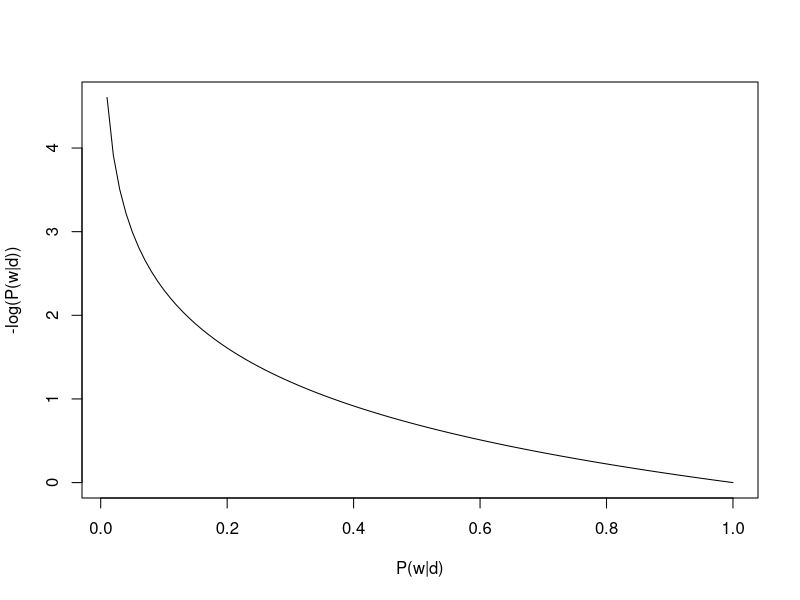
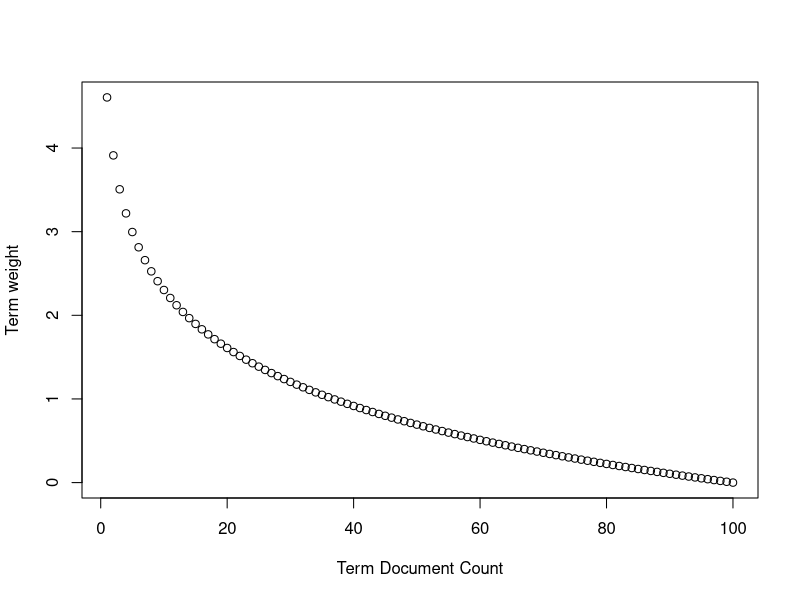
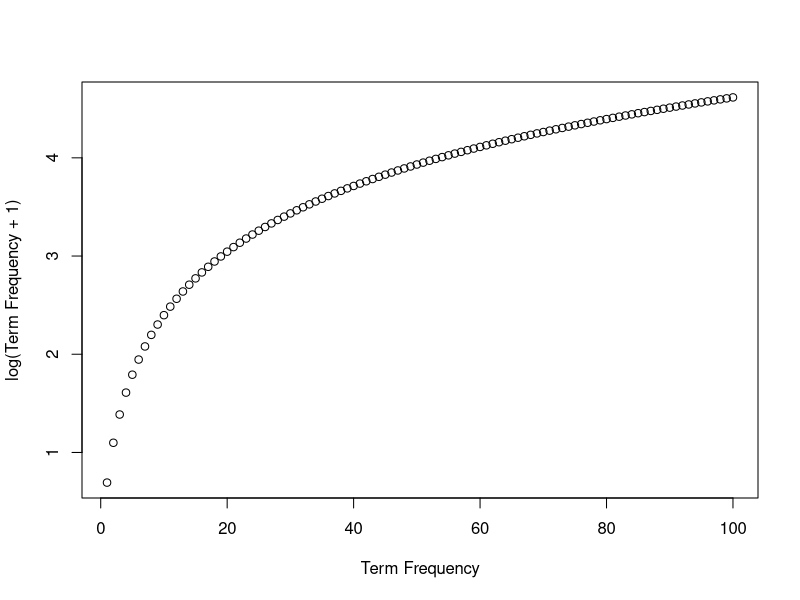

The R script that drew these images, in order:
## ---- chunk 1
x = (1:100)/100
plot(x, -log(x), xlab="P(w|d)", ylab="-log(P(w|d))", type="l")
## ---- chunk 2
plot(1:100, log(100/(1:100)), ylab="Term weight", xlab="Term Document Count")
## ---- chunk 3
plot(1:100, log(1:100 + 1), xlab="Term Frequency", ylab="log(Term Frequency + 1)")
